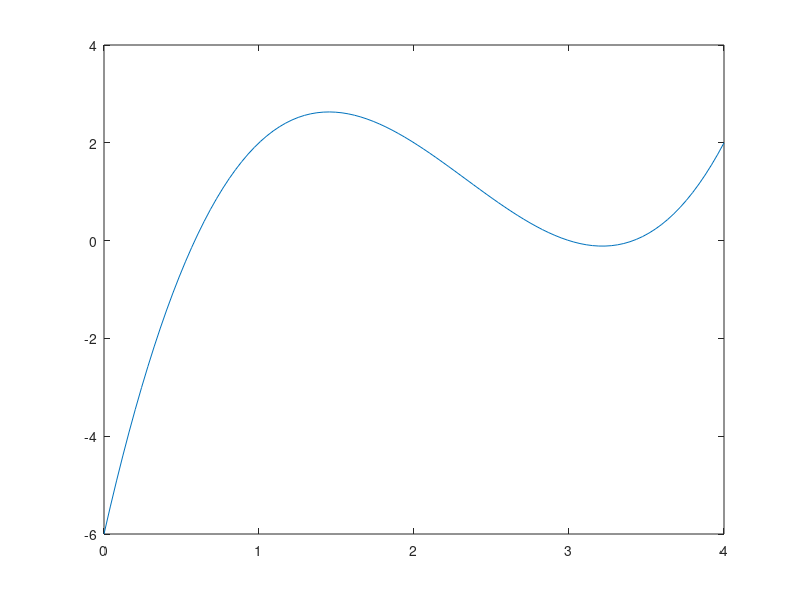

The MATLAB script that drew this image: (Note: this script raises an error after producing the figure.)
f = @(x) x.^3 - 7 * x.^2 + 14*x -6;
X = linspace(0, 4, 100); Y = f(X); plot(X, Y)
eps = 10^(-3);
syms x
f = @(x) x^3 - 7 * x^2 + 14*x -6;
df = diff(f, x, 1);
[xaprox1]=MetNR(f, df, 0.5, eps)
[xaprox2]=MetNR(f, df, 2.75, eps)
[xaprox3]=MetNR(f, df, 3.75, eps)


